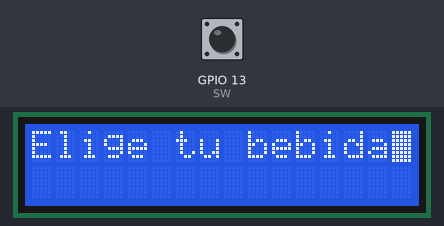
The program below on a simulated Raspberry Pi (BCM pin numbers). On the bench: 16×2 character LCD. The inputs (shaded band) are chosen by the test bench; at power-on: GPIO 13 (SW) HIGH. What the program prints to the terminal is not drawn. At 6.0 s the program stops and its outputs stay as they are.

Above: at 3.0 s.
3.1 s: GPIO 13 (SW) pulled LOW for 0.15 s
At 3.26 s:
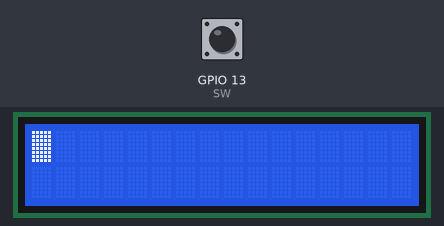
At 6.1 s:
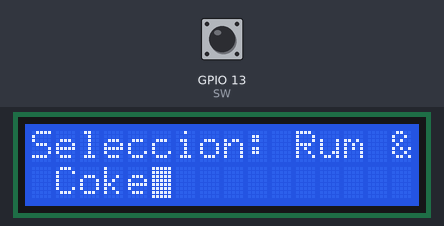
Timing chart, 0 to 7.5 s (numbered marks = the images above; inputs shaded):
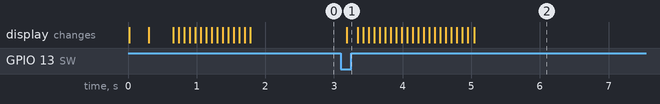

Measured:
- after the input at 3.1 s, the display: changes after 0.08 s (image 1)

The program:

cocktail_machine2.py
```python
import RPi.GPIO as GPIO
import time

# Configuración de pines para encoder y LCD
CLK = 5
DT = 6
SW = 13

# Configuración de pines para el LCD
RS = 4
E = 18
D4 = 27
D5 = 22
D6 = 23
D7 = 24

# Configuración de menú de bebidas
drink_list = [
    "Rum & Coke",
    "Gin & Tonic",
    "Long Island",
    "Screwdriver",
    "Margarita",
    "Gin & Juice",
    "Tequila Sunrise"
]

# Configuración de GPIO
GPIO.setmode(GPIO.BCM)
GPIO.setup(CLK, GPIO.IN, pull_up_down=GPIO.PUD_UP)
GPIO.setup(DT, GPIO.IN, pull_up_down=GPIO.PUD_UP)
GPIO.setup(SW, GPIO.IN, pull_up_down=GPIO.PUD_UP)

# Clase LCD
class LCD:
    def __init__(self, rs, e, d4, d5, d6, d7, pausa=0.02):
        # Configura els pins i pausa
        self.RS = rs
        self.E = e
        self.D4 = d4
        self.D5 = d5
        self.D6 = d6
        self.D7 = d7
        self.PAUSA = pausa

        # Configura els pins GPIO
        GPIO.setmode(GPIO.BCM)
        GPIO.setup([self.RS, self.E, self.D4, self.D5, self.D6, self.D7], GPIO.OUT)
        GPIO.output([self.RS, self.E, self.D4, self.D5, self.D6, self.D7], 0)

    def char2bin(self, char):
        """Converteix un caràcter en una representació binària de 8 bits i la retorna com una tupla d'enters."""
        strink = bin(ord(char))[2:]
        strink = '0' * (8 - len(strink)) + strink
        resultat = ''
        for bit in strink:
            resultat = bit + resultat
        res = resultat[4:] + resultat[:4]
        tupla = tuple([int(element) for element in res])
        return tupla

    def modecomandament(self, valor):
        """Configura el mode de comandament del display, ajustant el pin RS segons si és instrucció o dada."""
        GPIO.output(self.RS, GPIO.HIGH if not valor else GPIO.LOW)
        GPIO.output(self.E, GPIO.LOW)

    def escriu_a_fila_u(self):
        """Mou el cursor a l'inici de la primera fila del display."""
        self.modecomandament(True)
        self.escriu4bits(0, 0, 0, 0)
        self.escriu4bits(0, 0, 0, 0)

    def escriu_a_fila_dos(self):
        """Mou el cursor a l'inici de la segona fila del display."""
        self.modecomandament(True)
        self.escriu4bits(0, 0, 1, 1)
        self.escriu4bits(0, 0, 0, 0)

    def escriu4bits(self, b1, b2, b3, b4):
        """Envia 4 bits al display a través dels pins D4-D7."""
        GPIO.output(self.D4, b1)
        GPIO.output(self.D5, b2)
        GPIO.output(self.D6, b3)
        GPIO.output(self.D7, b4)
        time.sleep(self.PAUSA)
        GPIO.output(self.E, GPIO.HIGH)
        GPIO.output(self.E, GPIO.LOW)
        time.sleep(self.PAUSA)

    def esborra_la_pantalla(self):
        """Envia la instrucció per esborrar tot el display."""
        self.modecomandament(True)
        time.sleep(self.PAUSA)
        self.escriu4bits(0, 0, 0, 0)
        self.escriu4bits(1, 0, 0, 0)

    def envia_dades_al_display(self, dada):
        """Envia un caràcter (en forma de tupla de 8 bits) al display per a ser mostrat."""
        self.modecomandament(False)
        self.escriu4bits(dada[0], dada[1], dada[2], dada[3])
        self.escriu4bits(dada[4], dada[5], dada[6], dada[7])

    def detencio_pantalla(self):
        """Posa el display en mode de detenció o pausa."""
        self.modecomandament(True)
        self.escriu4bits(0, 0, 0, 0)
        self.escriu4bits(0, 0, 1, 1)

    def inicia_pantalla(self):
        """Configura el display per iniciar-lo, establint-lo amb dues files i esborrant-lo."""
        self.modecomandament(True)
        for _ in range(3):
            self.escriu4bits(1, 1, 0, 0)
        for _ in range(2):
            self.escriu4bits(0, 1, 0, 0)
        self.escriu4bits(1, 0, 1, 1)
        self.escriu4bits(0, 0, 0, 0)
        self.escriu4bits(1, 1, 1, 1)
        self.esborra_la_pantalla()

    def cleanup(self):
        """Neteja la configuració de GPIO."""
        GPIO.cleanup()

    def escriu_frase(self, frase):
        """
        Escriu una frase completa al LCD.
        Divideix la frase en dues línies si és més llarga que l'amplada del LCD (16 caràcters).
        """
        self.esborra_la_pantalla()

        linea_1 = frase[:16]
        linea_2 = frase[16:32]

        self.escriu_a_fila_u()
        for char in linea_1:
            self.envia_dades_al_display(self.char2bin(char))

        if linea_2.strip():
            self.escriu_a_fila_dos()
            for char in linea_2:
                self.envia_dades_al_display(self.char2bin(char))

# Función de navegación por menú
def navigate_menu():
    clk_last_state = GPIO.input(CLK)
    position = 0

    try:
        while True:
            clk_state = GPIO.input(CLK)
            if clk_state != clk_last_state:
                if GPIO.input(DT) != clk_state:
                    position = (position + 1) % len(drink_list)
                else:
                    position = (position - 1) % len(drink_list)
                lcd.escriu_frase(drink_list[position])

            clk_last_state = clk_state

            if GPIO.input(SW) == GPIO.LOW:
                print(f"Bebida seleccionada: {drink_list[position]}")
                lcd.escriu_frase(f"Seleccion: {drink_list[position]}")
                time.sleep(1)
                break  # Salimos del menú tras seleccionar

            time.sleep(0.1)

    except KeyboardInterrupt:
        print("Programa interrumpido.")
    finally:
        GPIO.cleanup()

# Ejecución del programa
if __name__ == "__main__":
    # Inicialización del LCD
    lcd = LCD(RS, E, D4, D5, D6, D7)
    lcd.inicia_pantalla()
    #lcd.esborra_la_pantalla()

    lcd.escriu_frase("Elige tu bebida")
    navigate_menu()
```
